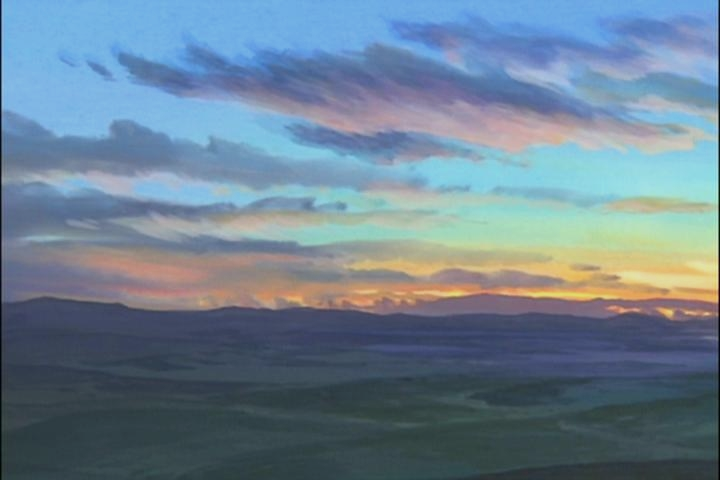

A level layout from a 2D game, rendered from its tile map. Below: a short description, then the map file with tile-grid data replaced by summaries:
An orthogonal 24x16 tile map with 30x30 px tiles, 1 tile layer (块层 1) and 1 object.

<map version="1.0" orientation="orthogonal" renderorder="left-up" width="24" height="16" tilewidth="30" tileheight="30" nextobjectid="10">
 <tileset firstgid="1" name="background" tilewidth="30" tileheight="30" tilecount="384" columns="24">
  <image source="background.jpg" width="720" height="480" />
 </tileset>
 <layer name="块层 1" width="24" height="16" opacity="0.9">
  <data>[384 cells, 384 non-empty, 384 distinct tile ids]</data>
 </layer>
 <objectgroup name="对象层 1">
  <object id="8" x="331" y="210" width="87" height="60" />
 </objectgroup>
</map>